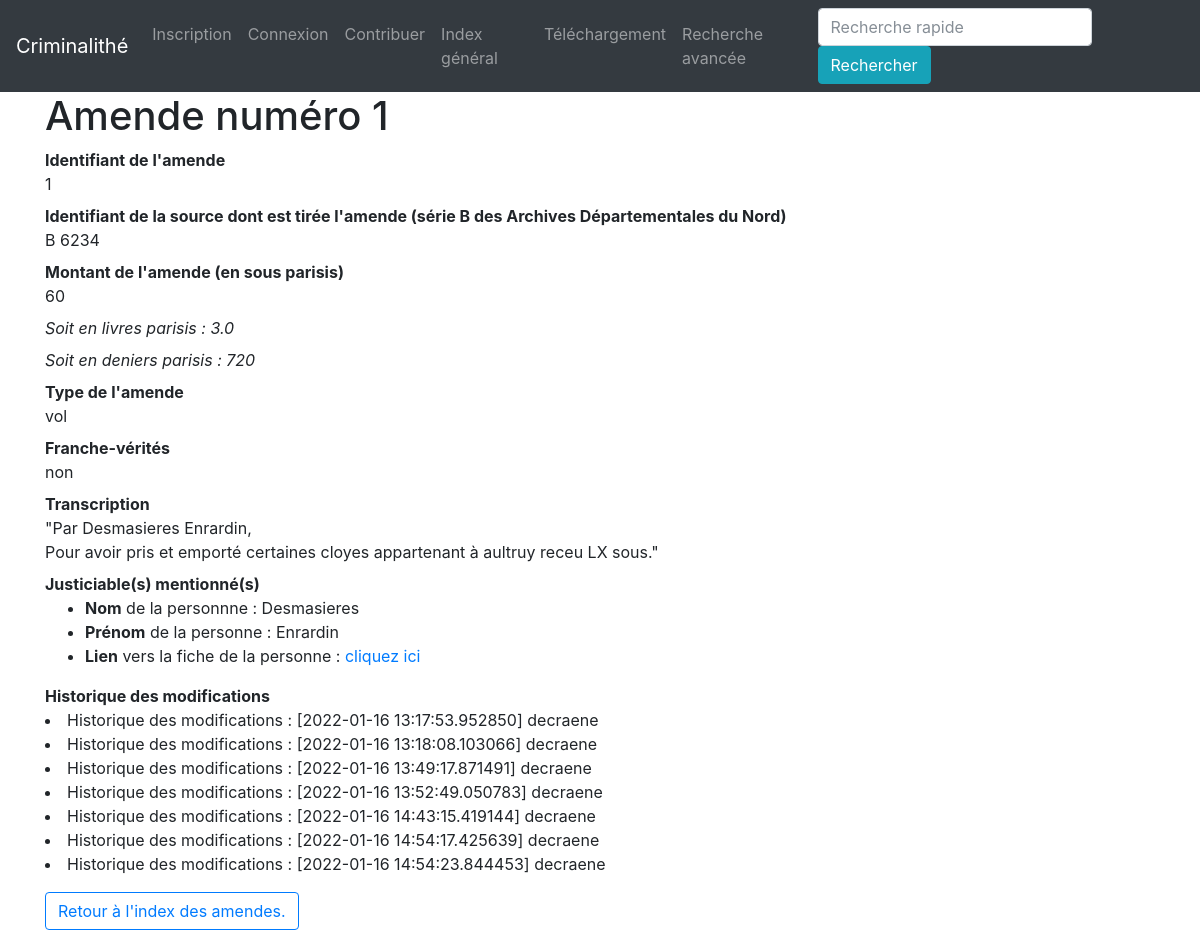
The app's page /amende/0 with its own data.
### app/modeles/donnees.py (models this page shows, shortened)
class Amendes(db.Model):
    amendes_id = db.Column(db.Integer, primary_key=True, unique=True, nullable=False, autoincrement=True)
    amendes_source_id = db.Column(db.Integer, db.ForeignKey("source.source_id"))
    amendes_montant = db.Column(db.Integer)
    amendes_type = db.Column(db.Text)
    amendes_franche_verite = db.Column(db.Text)
    amendes_transcription = db.Column(db.Text)
    amendes_personnes_id = db.Column(db.Integer, db.ForeignKey("personnes.personnes_amendes_id"))
    authorships = db.relationship("Authorship", back_populates="amende")
    justiciable = db.relationship("Personnes", foreign_keys="Personnes.personnes_amendes_id", backref="justiciable")
    source = db.relationship("Source", back_populates="amendes")

class Personnes(db.Model):
    personnes_id = db.Column(db.Integer, primary_key=True, unique=True, nullable=False, autoincrement=True)
    personnes_amendes_id = db.Column(db.Integer, db.ForeignKey("amendes.amendes_personnes_id"))
    personnes_nom = db.Column(db.Text)
    personnes_prenom = db.Column(db.Text)
    authorships = db.relationship("Authorship", back_populates="personne")
    amendes = db.relationship("Amendes", backref="amendes", foreign_keys="Amendes.amendes_personnes_id")

class Authorship(db.Model):
    __tablename__ = "authorship"
    authorship_id = db.Column(db.Integer, nullable=True, autoincrement=True, primary_key=True)
    authorship_amendes_id = db.Column(db.Integer, db.ForeignKey("amendes.amendes_id"))
    authorship_user_id = db.Column(db.Integer, db.ForeignKey("user.user_id"))
    authorship_date = db.Column(db.DateTime, default=datetime.datetime.utcnow)
    authorship_personnes_id = db.Column(db.Integer, db.ForeignKey("personnes.personnes_id"))
    authorship_source_id = db.Column(db.Integer, db.ForeignKey("source.source_id"))
    user = db.relationship("User", back_populates="authorships")
    amende = db.relationship("Amendes", back_populates="authorships")
    personne = db.relationship("Personnes", back_populates="authorships")
    source = db.relationship("Source", back_populates="authorships")

### app/modeles/utilisateurs.py (models this page shows, shortened)
class User(UserMixin, db.Model):
    user_id = db.Column(db.Integer, primary_key=True)
    user_nom = db.Column(db.Text)
    user_login = db.Column(db.Text)
    user_email = db.Column(db.Text)
    user_password = db.Column(db.Text)
    authorships = db.relationship("Authorship", back_populates="user")

### app/routes/__init__.py (the view)
@app.route("/amende/<int:amendes_id>")
def amende(amendes_id):
    amende_unique = Amendes.query.filter(Amendes.amendes_id == amendes_id).first()
    return render_template("pages/amende.html", amende=amende_unique)

### app/templates/pages/amende.html (shortened to what this page needs)
{% extends "conteneur.html" %}
{% block corps %}
<h1 xmlns="http://www.w3.org/1999/html">Amende numéro {{amende.amendes_id+1}}</h1>
<dl>
    <dt>Identifiant de l'amende</dt><dd>{{amende.amendes_id+1}}</dd>
    <dt>Identifiant de la source dont est tirée l'amende (série B des Archives Départementales du Nord)</dt><dd>B {{amende.amendes_source_id}}
    <dt>Montant de l'amende (en sous parisis)</dt><dd>{{amende.amendes_montant}}</dd>
    <dd> <i>Soit en livres parisis : {{amende.amendes_montant/20}}</i></dd>
    <dd> <i>Soit en deniers parisis : {{amende.amendes_montant*12}}</i></dd>
    <dt>Type de l'amende </dt><dd>{{amende.amendes_type}}</dd>
    <dt>Franche-vérités</dt><dd>{{amende.amendes_franche_verite}}</dd>
    <dt>Transcription</dt><dd>
    "Par
    {% for justiciable in amende.justiciable %}
    {{justiciable.personnes_nom}}
    {{justiciable.personnes_prenom}},
    <br/>
    {% endfor%}
    {{amende.amendes_transcription}}."</dd>
    <dt> Justiciable(s) mentionné(s)</dt> <dd>
    {% for justiciable in amende.justiciable %}
    <ul>
        <li><b>Nom</b> de la personnne : {{justiciable.personnes_nom}}</li>
        <li><b>Prénom</b> de la personne : {{justiciable.personnes_prenom}}</li>
        <li><b>Lien</b> vers la fiche de la personne : <a href="{{url_for("personne", personnes_id=justiciable.personnes_id)}}">cliquez ici</a></li>
    {% endfor %}
    </ul>
    </dd>
    <dt>Historique des modifications</dt>
    <dt>
        <dd>
            {% if amende.authorships %}
            {% for modification in amende.authorships %}
            <li>Historique des modifications : [{{modification.authorship_date}}] {{modification.user.user_nom}}</li>
            {% endfor %}
            {% else %}
            Cette fiche n'a pas encore été modifiée.
            {%endif%}
        </dd>
    </dt>
</dl>
<button type="button" class="btn btn-outline-primary">
    <a href="{{url_for('index_amendes')}}">Retour à l'index des amendes.</a>
</button>
{% endblock %}

### records on screen
Amendes: amendes_source_id "6234", amendes_montant "60", amende.amendes_montant/20 "3.0", amende.amendes_montant*12 "720", amendes_type "vol", amendes_franche_verite "non", amendes_transcription "Pour avoir pris et emporté certaines cloyes appartenant à aultruy receu LX sous"
Personnes: personnes_nom "Desmasieres", personnes_prenom "Enrardin"
Authorship: authorship_date "2022-01-16 13:17:53.952850", user.user_nom "decraene"
Authorship: authorship_date "2022-01-16 13:18:08.103066", user.user_nom "decraene"
Authorship: authorship_date "2022-01-16 13:49:17.871491", user.user_nom "decraene"
Authorship: authorship_date "2022-01-16 13:52:49.050783", user.user_nom "decraene"
Authorship: authorship_date "2022-01-16 14:43:15.419144", user.user_nom "decraene"
Authorship: authorship_date "2022-01-16 14:54:17.425639", user.user_nom "decraene"
Authorship: authorship_date "2022-01-16 14:54:23.844453", user.user_nom "decraene"

### other values on screen
{{ amende.amendes_id+1 }} "1"
